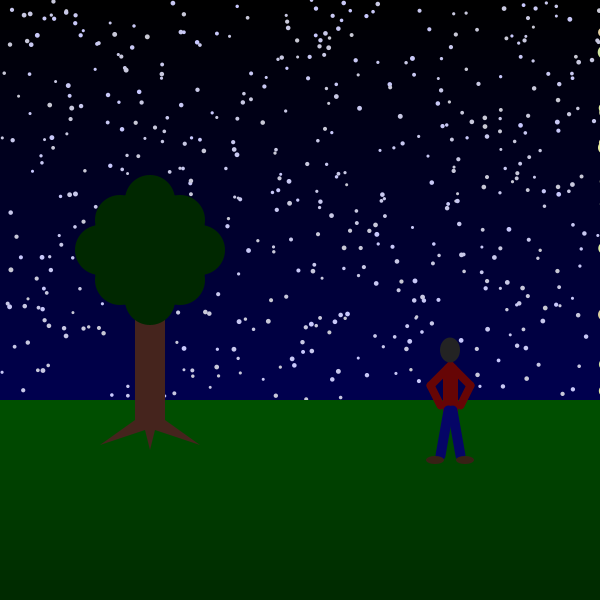
Frame 1 (no input)
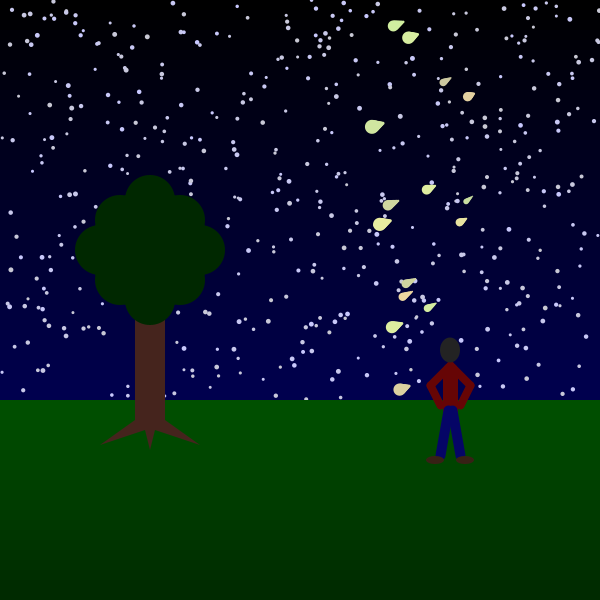
Frame 60 (the mouse pressed at the canvas centre just before this capture)
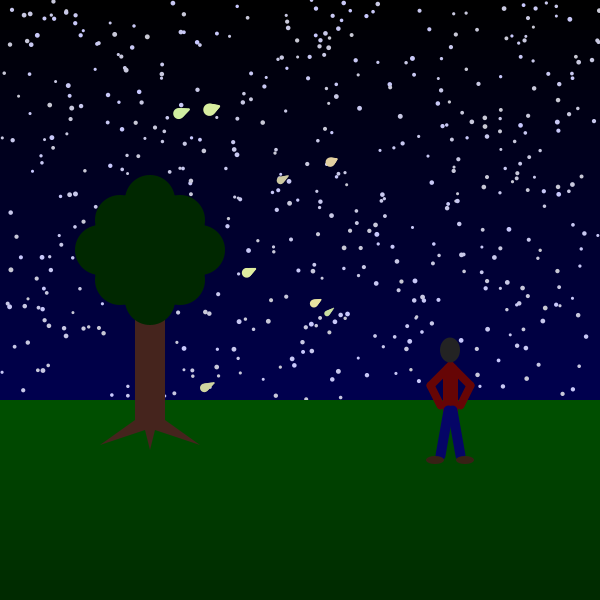
Frame 120 (the mouse held since frame 60 and released just before this capture)

The Processing sketch that drew these frames (run headless with seeded random() and noise(); from frame 60 on, the mouse is pressed at the canvas centre):

// Processing sketch: processing_124015
// ── processing_124015.pde

//Mida de cada capa de diferent foscor del cel i de la gespa
int nit = 10;
//Tonalitat variable per al nit i la gespa
int foscor = 0;
//Arrays d'estrelles i cometes
Estrella[] estrelles = new Estrella[500];
Cometa[] cometes = new Cometa[20];

void setup() {
  size(600,600);
  //Declarar valors d'estrelles aquí perquè tinguin una posició aleatòria però fixa al cel
  for (int quant = 0; quant < estrelles.length; quant++) {
    estrelles[quant] = new Estrella(color(200,200,random(210,255)),random(width),random(0,(height/2) + (height/6)),random(3,5));
  }
  //Declarar cometes amb tonalitats variades, posicions aleatòries fora dels marges i velocitats també diferents.
  //Atenció! Els cometes tindran mides diferents depenent de la seva relació entre velocitat X i Y
  for (int q = 0; q < cometes.length; q++) {
    cometes[q] = new Cometa(color(random(200,240),random(200,240),150),width,random((-height/2),2*(height/3)),random(2,4),random(1,2));
  }
}

void draw() {
  //Cel nocturn amb foscor gradual
  noStroke();
  for (int i = 0; i < 400; i = i + nit) {
    fill(0,0,foscor);
    rect(0,i,600,nit);
    foscor = foscor + 2;
  }
  //Estrelles del fons
  for (int quant = 0; quant < estrelles.length; quant++) {
    estrelles[quant].dibuixa();
  }
  //Pluja d'estels
  for (int q = 0; q < cometes.length; q++) {
    cometes[q].dibuixa();
    cometes[q].moure();
  }
  //Paisatge cobert de gespa, també amb tons graduals
  for (int j = 400; j < 600; j = j + nit) {
    fill(0,foscor,0);
    rect(0,j,600,nit);
    foscor = foscor - 2;
  }
  //Arbre decoratiu
  fill(#45241D);
  rect(135,280,30,150);
  triangle(135,420,145,430,100,445);
  triangle(165,420,155,430,200,445);
  triangle(145,430,155,430,150,450);
  //Aprofitem el color verd fosc que ens ha quedat de la part inferior de la gespa
  fill(0,foscor,0);
  ellipse(150,250,120,120);
  ellipse(100,250,50,50);
  ellipse(150,300,50,50);
  ellipse(200,250,50,50);
  ellipse(150,200,50,50);
  ellipse(120,220,50,50);
  ellipse(120,280,50,50);
  ellipse(180,220,50,50);
  ellipse(180,280,50,50);
  //Restablim "foscor" per al cel nocturn
  foscor = 0;
  //Persona observant l'espectacle de la pluja d'estels
  stroke(#660505);
  strokeWeight(15);
  line(450,370,450,410);
  strokeWeight(8);
  line(450,365,430,385);
  line(450,365,470,385);
  line(430,385,440,405);
  line(470,385,460,405);
  stroke(#050566);
  strokeWeight(10);
  line(448,410,440,455);
  line(452,410,460,455);
  noStroke();
  fill(#372115);
  ellipse(435,460,18,8);
  ellipse(465,460,18,8);
  fill(35);
  ellipse(450,350,20,25);
  
}
    
    
class Estrella {
  //Les estrelles del fons disposen d'un color mínimament variable, una posició X i Y,
  //i una mida lleugerament diferent entre sí
  color c;
  float x;
  float y;
  float mida;
  //Una estrella, per defecte, tindria els següent valors
  Estrella() {
    c = color(200,200,200);
    x = width/2;
    y = height/3;
    mida = 4;
  }
  //Manualment introduïrem les següents dades
  Estrella(color col, float posX, float posY, float tamany) {
    c = col;
    x = posX;
    y = posY;
    mida = tamany;
  }
  //Funció que dibuixarà les estrelles amb les dades donades
  void dibuixa(){
    fill(c);
    ellipse(x,y,mida,mida);
  }
}

class Cometa {
  //Els cometes tenen colors, posicions X i Y, i velocitats X i Y diferents
  color cc;
  float coordX;
  float coordY;
  float velocitatX;
  float velocitatY;
  //Per defecte, els cometes tindrien els següents valors
  Cometa() {
    cc = 150;
    coordX = 640;
    coordY = 0;
    velocitatX = 2;
    velocitatY = 1;
  }
  //Manualment introduïrem les següents dades
  Cometa(color cc2, float coX, float coY, float velX, float velY) {
    cc = cc2;
    coordX = coX;
    coordY = coY;
    velocitatX = velX;
    velocitatY = velY;
  }
  //Funció que dibuixarà els cometes com a esferes seguides d'altres de més petites
  //que representaran el rastre que aquests deixen
  void dibuixa() {
    //Modificadors de posició, velocitat i color
    float mult = 4;
    float mult2 = 1;
    int to = 10;
    for (int i = 0; i < 8; i++) {
      fill(cc + to);
      ellipse(coordX + mult*velocitatX,coordY - mult*velocitatY,mult2*(velocitatX/velocitatY),mult2*(velocitatX/velocitatY));
      mult = mult - 0.4;
      mult2 = mult2 + 0.5;
    }
  }
  //Funció que crearà un moviment pels cometes, basat en la velocitat que els hi hem afegit
  void moure() {
    coordX = coordX - velocitatX;
    //Si se'n van més enllà de X=-20, tornaran a una posició aleatòria al marge dret
    //per fer més passades
    if (coordX < -20) {
      coordX = width;
      coordY = random((-height/2),2*(height/3));
    }
    coordY = coordY + velocitatY;
  }
}
